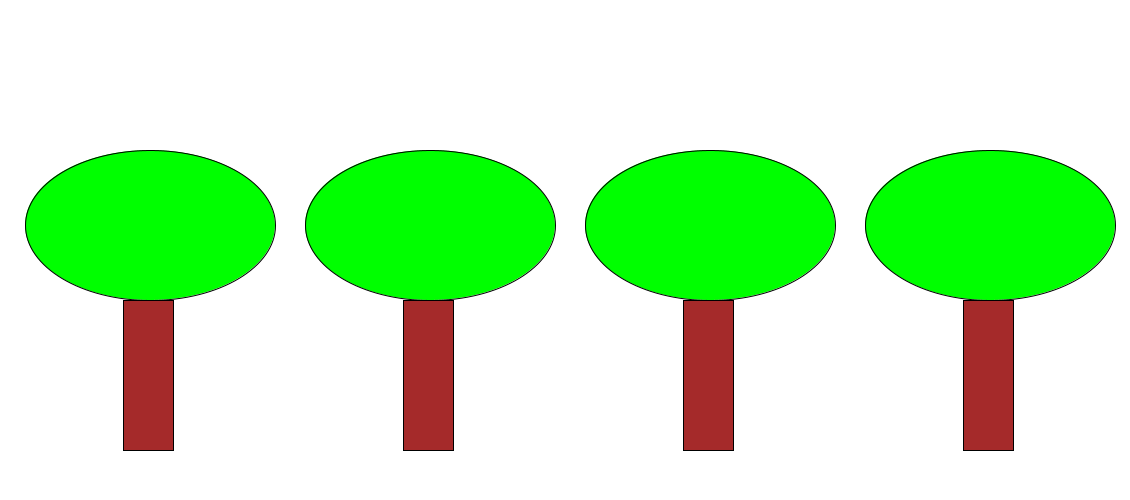
Frame 1 (no input)
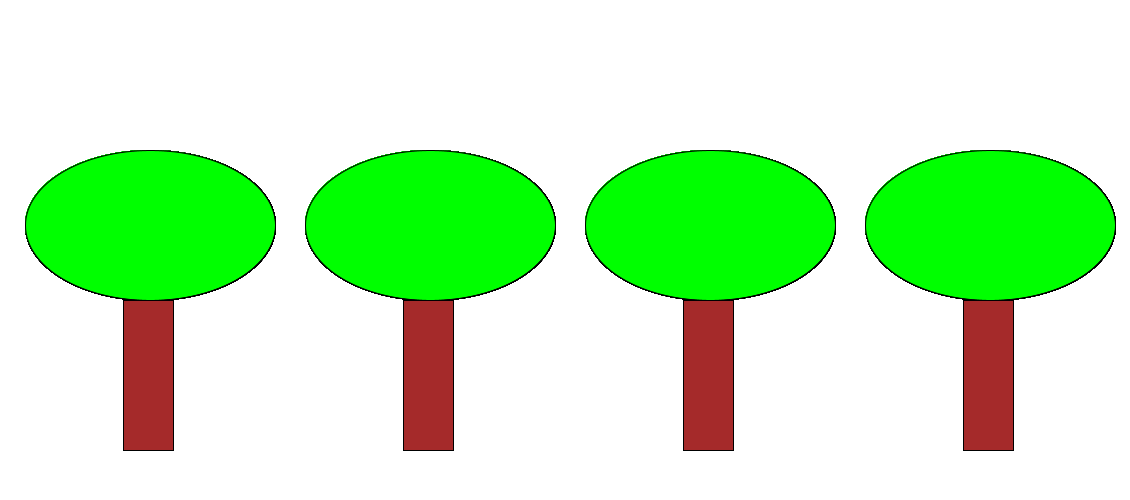
Frame 60 (the mouse pressed at the canvas centre just before this capture)
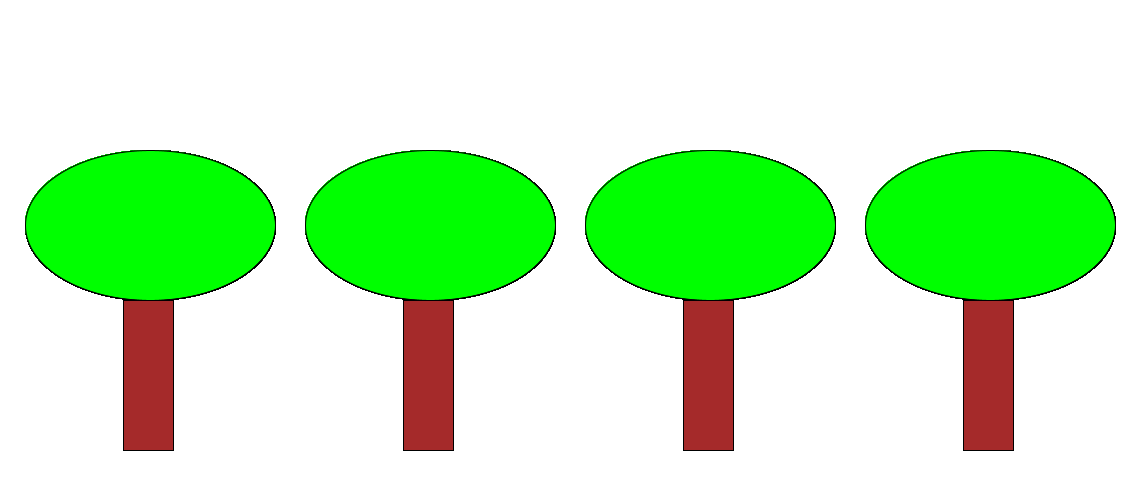
Frame 120 (the mouse held since frame 60 and released just before this capture)

The Processing sketch that drew these frames (run headless with seeded random() and noise(); from frame 60 on, the mouse is pressed at the canvas centre):

// Processing sketch: H09Opd10
// ── H09Opd10.pde
void setup(){
  size (1130,500);
  background (255,255,255);
}

void draw(){
  fill(0,255,0);
  BoomBlad (150,225,250,150);
  
  fill(165, 42, 42);
  BoomStam (123,300,50,150);
}

void BoomBlad (int x, int y, int w, int h){
  for(int i = 0; i < 5; i++){
  ellipse (x,y,w,h);
  x += 280;
  }
}

void BoomStam (int x,int y,int w,int h){
   for(int i = 0; i < 5; i++){
   rect (x,y,w,h);
   x += 280;
   }
}
